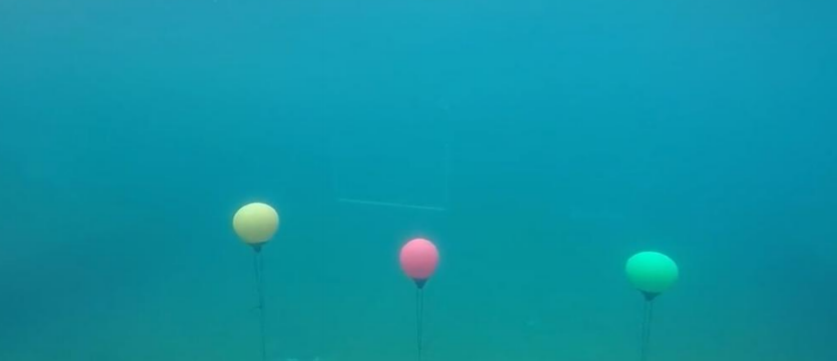
#> input picture taskimg.png, 837 x 361 px
$ python task1edit.py   (older library calls are emulated)
#> lines starting #> are read from the running program, lines starting #| are printed output that depends on the picture; after the words box and inside, x2 and y2 are one past the last pixel; in counts of white or black regions, pixels touching at a corner belong together
import cv2
import numpy as np

img = cv2.imread('taskimg.png', cv2.IMREAD_COLOR)
#> img is the input picture: shape (361, 837, 3); mean B, G, R 164.2, 146.3, 13.8

img_height, img_widhth, img_channel = img.shape
#> img_height = 361; img_widhth = 837; img_channel = 3

#print(img_height, img_widhth, img_channel)

img_height_y = img_height // 2
#> img_height_y = 180
img_width_x = img_widhth // 2
#> img_width_x = 418

cv2.circle(img,(img_width_x, img_height_y), 5, (0,255,0), -1)
#> img: shape (361, 837, 3); 0.03% of pixels changed, all inside (x1, y1, x2, y2) = (413, 175, 424, 186)

hsv=cv2.cvtColor(img,cv2.COLOR_BGR2HSV)
#> hsv: shape (361, 837, 3); mean H, S, V 93.6, 234.3, 164.8

red_lower=np.array([136,87,111],np.uint8)
red_upper=np.array([180,255,255],np.uint8)

blue_lower=np.array([0, 249, 206],np.uint8)
blue_upper=np.array([110,255,255],np.uint8)

yellow_lower=np.array([22,30,150],np.uint8)
yellow_upper=np.array([60,255,255],np.uint8)


red=cv2.inRange(hsv, red_lower, red_upper)
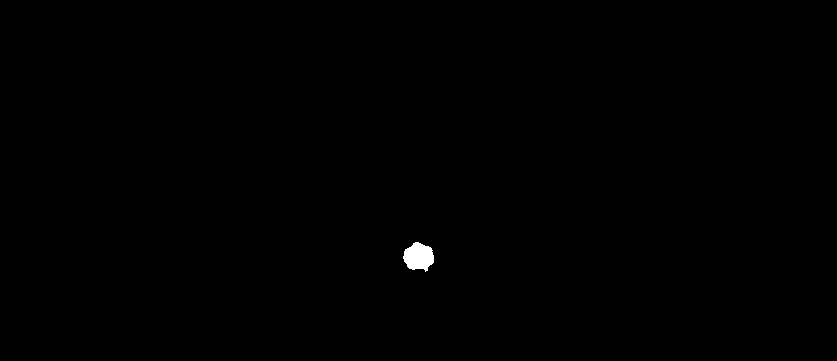
#> red: shape (361, 837); 0.22% white; 1 white region, box (x1, y1, x2, y2) and area: (403, 242, 434, 272) 659
blue=cv2.inRange(hsv,blue_lower,blue_upper)
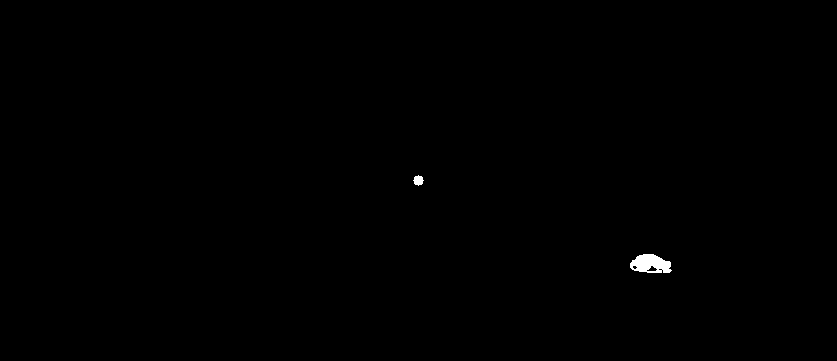
#> blue: shape (361, 837); 0.22% white; 2 white regions, box (x1, y1, x2, y2) and area: (630, 254, 672, 273) 569, (413, 175, 424, 186) 81
yellow=cv2.inRange(hsv,yellow_lower,yellow_upper)
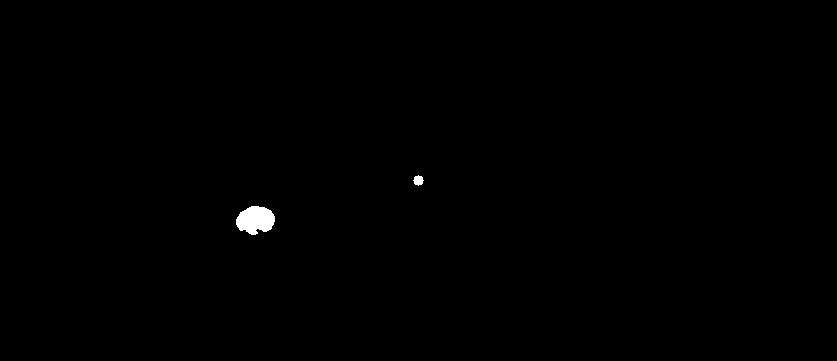
#> yellow: shape (361, 837); 0.3% white; 2 white regions


kernal = np.ones((5 ,5), "uint8")
res=cv2.bitwise_and(img, img, mask = red)
    #blue=cv2.dilate(blue,kernal)
res1=cv2.bitwise_and(img, img, mask = blue)
    #yellow=cv2.dilate(yellow,kernal)
res2=cv2.bitwise_and(img, img, mask = yellow)

(_,contours,hierarchy)=cv2.findContours(red,cv2.RETR_TREE,cv2.CHAIN_APPROX_SIMPLE)
#> contours = 1 contour; box (x1, y1, x2, y2) and area: (403, 242, 434, 272) 614

for pic, contour in enumerate(contours):

    area = cv2.contourArea(contour)

    if(area>300):


        x,y,w,h = cv2.boundingRect(contour)
        img = cv2.rectangle(img,(x,y),(x+w,y+h),(0,0,255),2)
        cv2.line(img,((x+w//2),(y+h//2)) ,(img_width_x, img_height_y),(255,0,0),5)
        cv2.putText(img,"RED color",(x,y),cv2.FONT_HERSHEY_SIMPLEX, 0.7, (0,0,255))


    (_,contours,hierarchy)=cv2.findContours(blue,cv2.RETR_TREE,cv2.CHAIN_APPROX_SIMPLE)
    for pic, contour in enumerate(contours):
        area = cv2.contourArea(contour)
        if(area>300):
            x,y,w,h = cv2.boundingRect(contour)
            img = cv2.rectangle(img,(x,y),(x+w,y+h),(255,0,0),2)
            cv2.line(img,((x+w//2),(y+h//2)) ,(img_width_x, img_height_y),(255,0,0),5)
            cv2.putText(img,"Blue color",(x,y),cv2.FONT_HERSHEY_SIMPLEX, 0.7, (255,0,0))

    (_,contours,hierarchy)=cv2.findContours(yellow,cv2.RETR_TREE,cv2.CHAIN_APPROX_SIMPLE)
    for pic, contour in enumerate(contours):
        area = cv2.contourArea(contour)
        if(area>300):
            x,y,w,h = cv2.boundingRect(contour)
            img = cv2.rectangle(img,(x,y),(x+w,y+h),(0,255,0),2)
            cv2.line(img,((x+w//2),(y+h//2)) ,(img_width_x, img_height_y),(255,0,0),5)
            cv2.putText(img,"yellow  color",(x,y),cv2.FONT_HERSHEY_SIMPLEX, 1.0, (0,255,0))


    cv2.imshow('webcam', img)
    if cv2.waitKey(0)&0xFF == ord('q'):
        break
#> this loop made 1 pass; (key q is pressed on pass 1)
#> pass 1, `img = cv2.rectangle(img,(x,y),(x+w,y+h),(0,0,255),2)`:
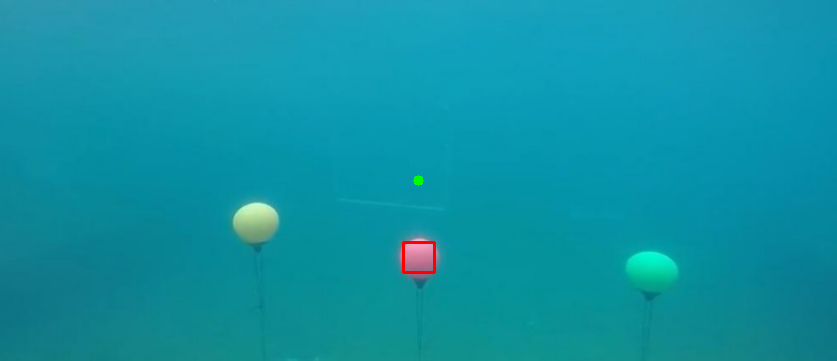
#> img: shape (361, 837, 3); mean B, G, R 163.9, 146.2, 13.9
#> pass 1, `cv2.imshow('webcam', img)`:
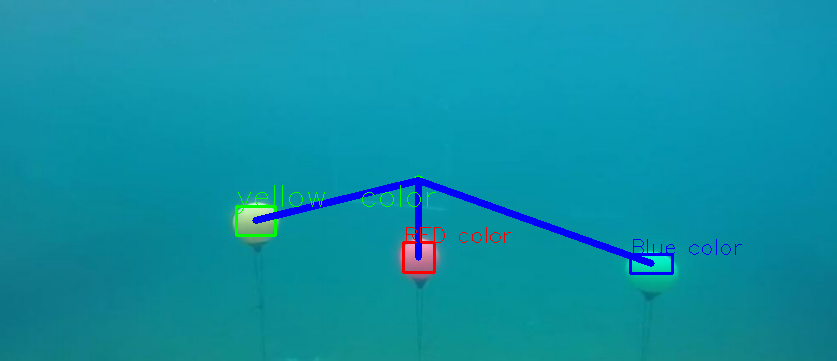
#> window 'webcam': shape (361, 837, 3); mean B, G, R 164.6, 144.2, 13.7


cv2.destroyAllWindows()
